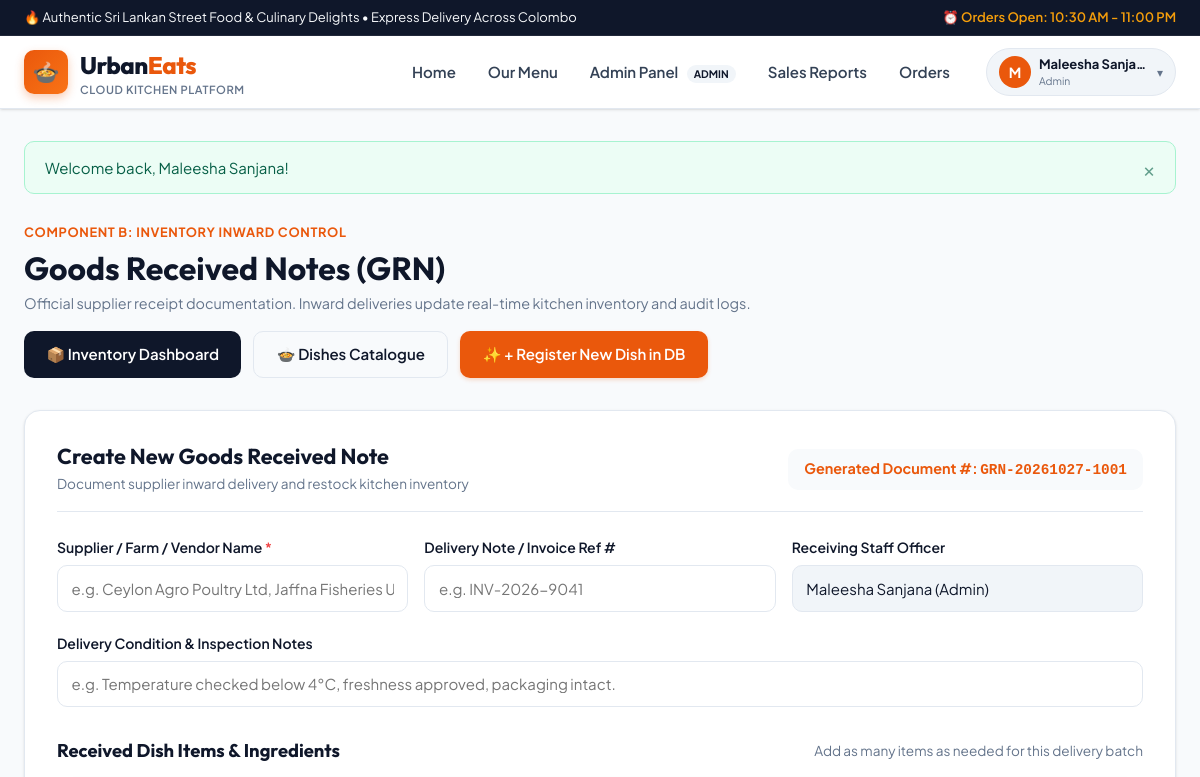
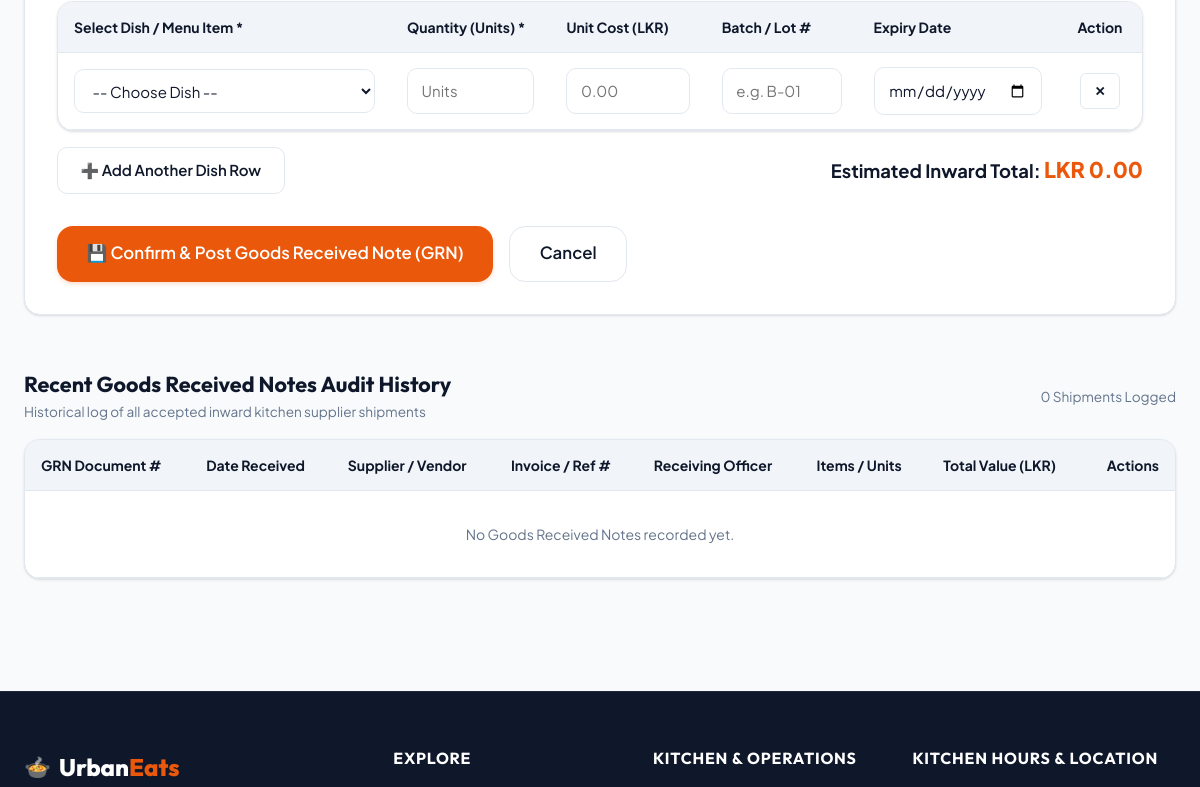
/public/menu/grn.php (signed in, upper part), run on an earlier commit of the app's database (2 pictures, top to bottom).
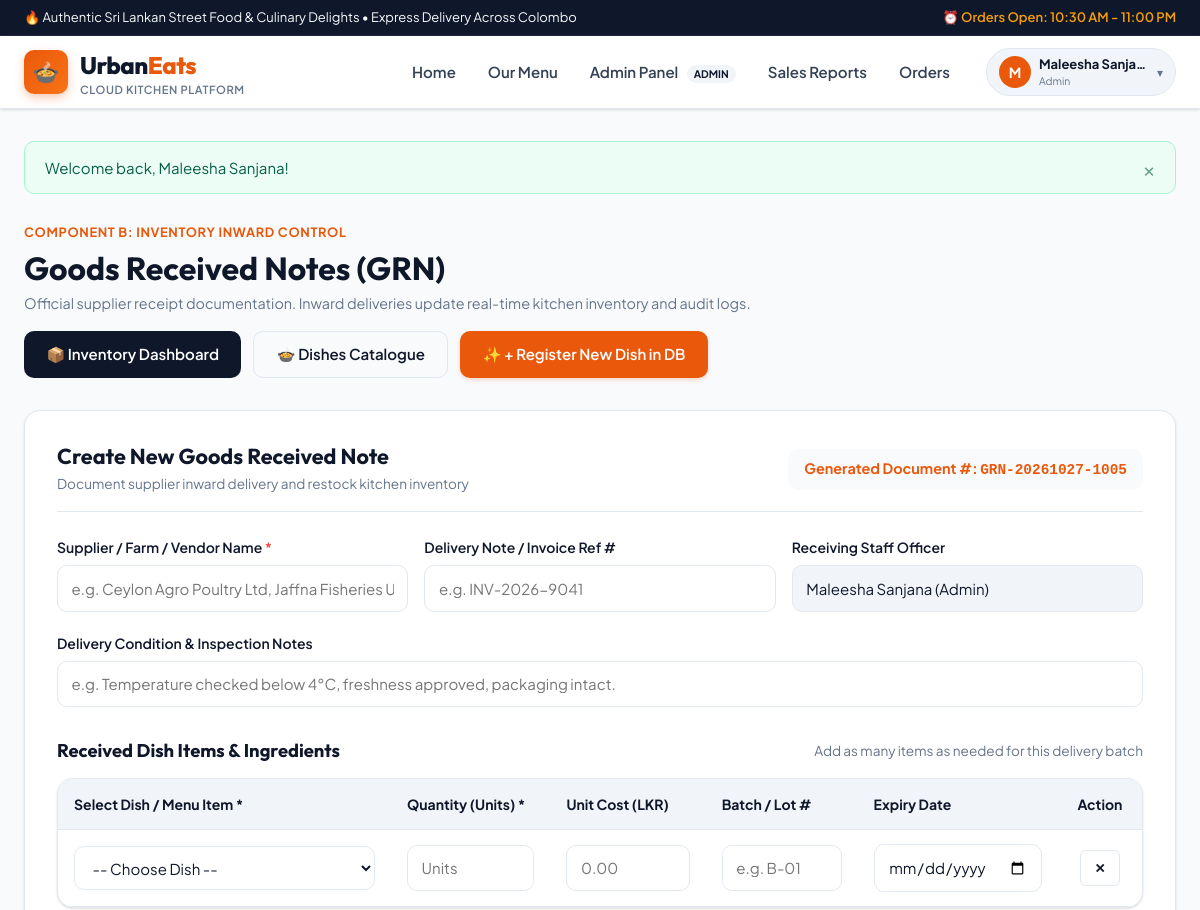
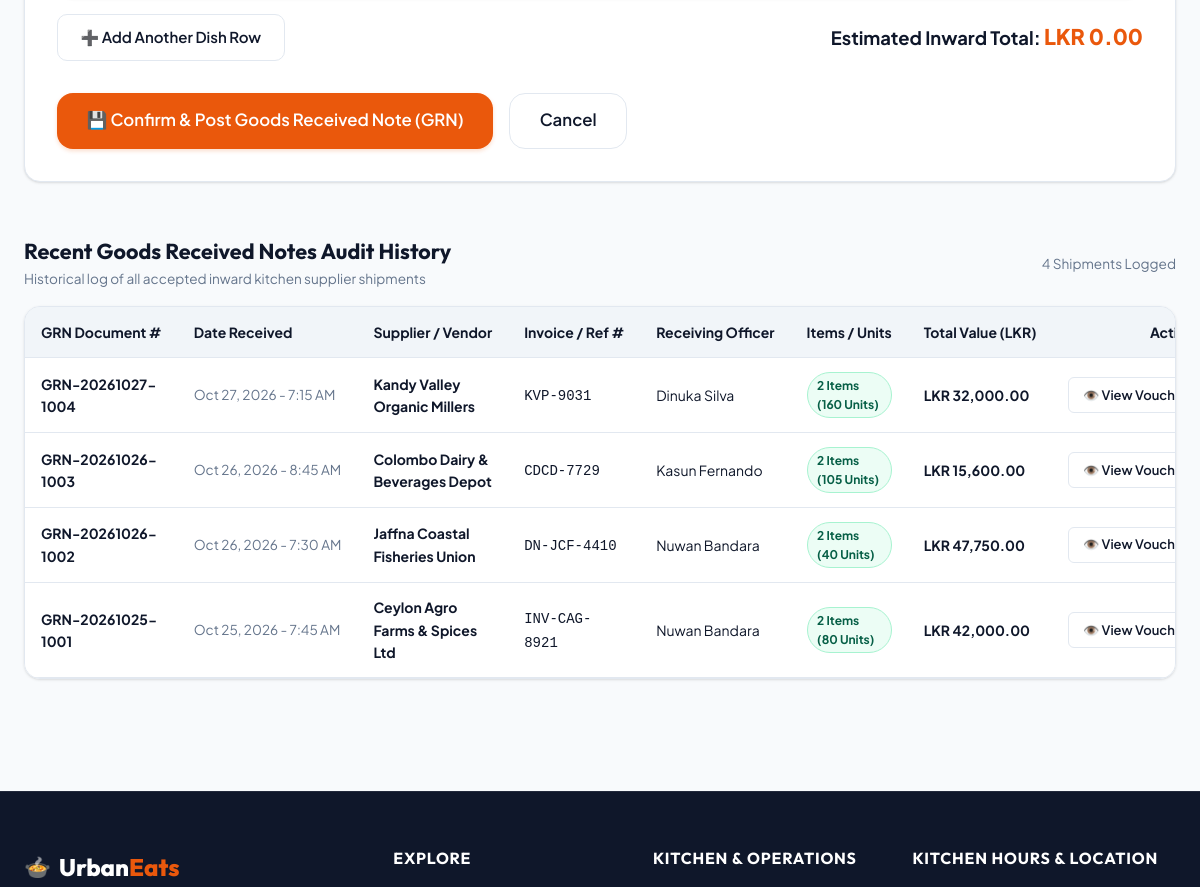
And on a later commit of the database (2 pictures, top to bottom).
### tables this page shows
CREATE TABLE `grn_headers` (
  `id` INT UNSIGNED NOT NULL AUTO_INCREMENT,
  `grn_number` VARCHAR(30) NOT NULL,
  `supplier_name` VARCHAR(150) NOT NULL,
  `invoice_reference` VARCHAR(100) NULL,
  `received_by_user_id` INT UNSIGNED NOT NULL,
  `notes` TEXT NULL,
  `total_cost` DECIMAL(12,2) NOT NULL DEFAULT 0.00,
  `received_at` DATETIME NOT NULL DEFAULT CURRENT_TIMESTAMP,
  `created_at` TIMESTAMP NOT NULL DEFAULT CURRENT_TIMESTAMP,
  PRIMARY KEY (`id`),
  UNIQUE KEY `uk_grn_number` (`grn_number`),
  KEY `idx_grn_user` (`received_by_user_id`),
  KEY `idx_grn_received_at` (`received_at`),
  CONSTRAINT `fk_grn_user` FOREIGN KEY (`received_by_user_id`) REFERENCES `users` (`id`) ON UPDATE CASCADE
);

CREATE TABLE `users` (
  `id` INT UNSIGNED NOT NULL AUTO_INCREMENT,
  `role_id` INT UNSIGNED NOT NULL,
  `full_name` VARCHAR(100) NOT NULL,
  `email` VARCHAR(150) NOT NULL,
  `phone` VARCHAR(20) NOT NULL,
  `password_hash` VARCHAR(255) NOT NULL,
  `address` TEXT NULL,
  `is_active` TINYINT(1) NOT NULL DEFAULT 1,
  `failed_login_attempts` INT UNSIGNED NOT NULL DEFAULT 0,
  `lockout_until` DATETIME NULL,
  `created_at` TIMESTAMP NOT NULL DEFAULT CURRENT_TIMESTAMP,
  `updated_at` TIMESTAMP NOT NULL DEFAULT CURRENT_TIMESTAMP ON UPDATE CURRENT_TIMESTAMP,
  PRIMARY KEY (`id`),
  UNIQUE KEY `uk_users_email` (`email`),
  KEY `idx_users_role` (`role_id`),
  KEY `idx_users_active` (`is_active`),
  CONSTRAINT `fk_users_role` FOREIGN KEY (`role_id`) REFERENCES `roles` (`id`) ON UPDATE CASCADE
);

### includes/functions.php (called while the page is built, shortened)
<?php
function e(?string $value): string {
    return htmlspecialchars((string)($value ?? ''), ENT_QUOTES, 'UTF-8');
}
function format_price(float|int|string $amount): string {
    $num = is_numeric($amount) ? (float)$amount : 0.0;
    return 'LKR ' . number_format($num, 2, '.', ',');
}
function format_datetime(?string $datetime, string $format = 'M j, Y - g:i A'): string {
    $time = strtotime($datetime);
    return $time ? date($format, $time) : 'N/A';
}

### public/menu/grn.php (the view, shortened to what the rows shown need)
<?php
require_once __DIR__ . '/../../includes/header.php';
$pdo = get_db_connection();
$recentGrns = $pdo->query("
    SELECT g.*, u.full_name AS received_by_name,
           COUNT(gi.id) AS item_count,
           SUM(gi.quantity_received) AS total_units
    FROM grn_headers g
    JOIN users u ON g.received_by_user_id = u.id
    LEFT JOIN grn_items gi ON g.id = gi.grn_id
    GROUP BY g.id
    ORDER BY g.received_at DESC, g.id DESC
    LIMIT 20
")->fetchAll();
?>
<div class="site-container" style="margin-top: 1rem; margin-bottom: 3.5rem;">
    <div style="display: flex; justify-content: space-between; align-items: center; flex-wrap: wrap; gap: 1rem; margin-bottom: 2rem;">
        <div>
            <h1 style="font-size: 2rem; margin-top: 0.25rem;">Goods Received Notes (GRN)</h1>
        </div>
    </div>
    <div style="background: white; border: 1px solid var(--border-color); border-radius: var(--radius-lg); padding: 2rem; margin-bottom: 3rem; box-shadow: var(--shadow-sm);">
        <div style="display: flex; justify-content: space-between; align-items: center; border-bottom: 1px solid var(--border-color); padding-bottom: 1rem; margin-bottom: 1.5rem;">
            <div>
                <h2 style="font-size: 1.35rem; margin: 0; color: var(--color-secondary);">Create New Goods Received Note</h2>
            </div>
        </div>
        <form action="<?= $appBase ?>/menu/grn.php" method="POST" id="grnForm">
            <div class="data-table-container" style="margin-bottom: 1rem;">
                <table class="data-table" id="grnItemsTable">
                    <thead>
                        <tr>
                            <th style="width: 35%;">Select Dish / Menu Item <span class="required">*</span></th>
                            <th style="width: 15%;">Quantity (Units) <span class="required">*</span></th>
                            <th style="width: 15%;">Unit Cost (LKR)</th>
                            <th style="width: 15%;">Batch / Lot #</th>
                            <th style="width: 12%;">Expiry Date</th>
                            <th style="width: 8%; text-align: center;">Action</th>
                        </tr>
                    </thead>
                </table>
            </div>
        </form>
    </div>
    <div style="margin-top: 3.5rem; margin-bottom: 1rem; display: flex; justify-content: space-between; align-items: center;">
        <div>
            <h2 style="font-size: 1.35rem; margin: 0; color: var(--color-secondary);">Recent Goods Received Notes Audit History</h2>
        </div>
    </div>
    <div class="data-table-container">
        <table class="data-table">
            <thead>
                <tr>
                    <th>GRN Document #</th>
                    <th>Date Received</th>
                    <th>Supplier / Vendor</th>
                    <th>Invoice / Ref #</th>
                    <th>Receiving Officer</th>
                    <th>Items / Units</th>
                    <th>Total Value (LKR)</th>
                    <th style="text-align: right;">Actions</th>
                </tr>
            </thead>
            <tbody>
                <?php if (empty($recentGrns)): ?>
                    <tr>
                        <td colspan="8" style="text-align: center; color: var(--text-muted); padding: 2rem;">
                            No Goods Received Notes recorded yet.
                        </td>
                    </tr>
                <?php else: ?>
                    <?php foreach ($recentGrns as $grn): ?>
                        <tr>
                            <td>
                                <strong><?= e($grn['grn_number']) ?></strong>
                            </td>
                            <td style="font-size: 0.85rem; color: var(--text-muted); white-space: nowrap;">
                                <?= format_datetime($grn['received_at']) ?>
                            </td>
                            <td><strong><?= e($grn['supplier_name']) ?></strong></td>
                            <td><code><?= e($grn['invoice_reference'] ?: '-') ?></code></td>
                            <td><?= e($grn['received_by_name']) ?></td>
                            <td>
                                <span class="badge badge-active">
                                    <?= (int)$grn['item_count'] ?> items (<?= (int)$grn['total_units'] ?> units)
                                </span>
                            </td>
                            <td><strong><?= format_price($grn['total_cost']) ?></strong></td>
                            <td style="text-align: right;">
                                <a href="<?= $appBase ?>/menu/grn.php?view_id=<?= $grn['id'] ?>" class="btn btn-outline-sm">
                                    👁️ View Voucher
                                </a>
                            </td>
                        </tr>
                    <?php endforeach; ?>
                <?php endif; ?>
            </tbody>
        </table>
    </div>
</div>
<?php require_once __DIR__ . '/../../includes/footer.php'; ?>

What changed in the data, as far as the page shows it:
added grn_headers: grn_number "GRN-20261027-1004", received_at "Oct 27, 2026 - 7:15 AM", supplier_name "Kandy Valley Organic Millers", invoice_reference "KVP-9031", received_by_user.full_name "Dinuka Silva", item_count "2", total_units "160", total_cost "LKR 32,000.00"
added grn_headers: grn_number "GRN-20261026-1003", received_at "Oct 26, 2026 - 8:45 AM", supplier_name "Colombo Dairy & Beverages Depot", invoice_reference "CDCD-7729", received_by_user.full_name "Kasun Fernando", item_count "2", total_units "105", total_cost "LKR 15,600.00"
added grn_headers: grn_number "GRN-20261026-1002", received_at "Oct 26, 2026 - 7:30 AM", supplier_name "Jaffna Coastal Fisheries Union", invoice_reference "DN-JCF-4410", received_by_user.full_name "Nuwan Bandara", item_count "2", total_units "40", total_cost "LKR 47,750.00"
added grn_headers: grn_number "GRN-20261025-1001", received_at "Oct 25, 2026 - 7:45 AM", supplier_name "Ceylon Agro Farms & Spices Ltd", invoice_reference "INV-CAG-8921", received_by_user.full_name "Nuwan Bandara", item_count "2", total_units "80", total_cost "LKR 42,000.00"
Also different on the page:
$nextGrnNumberPreview: "GRN-20261027-1001" → "GRN-20261027-1005"
count($recentGrns): "0" → "4"
text no longer shown: "No Goods Received Notes recorded yet."
